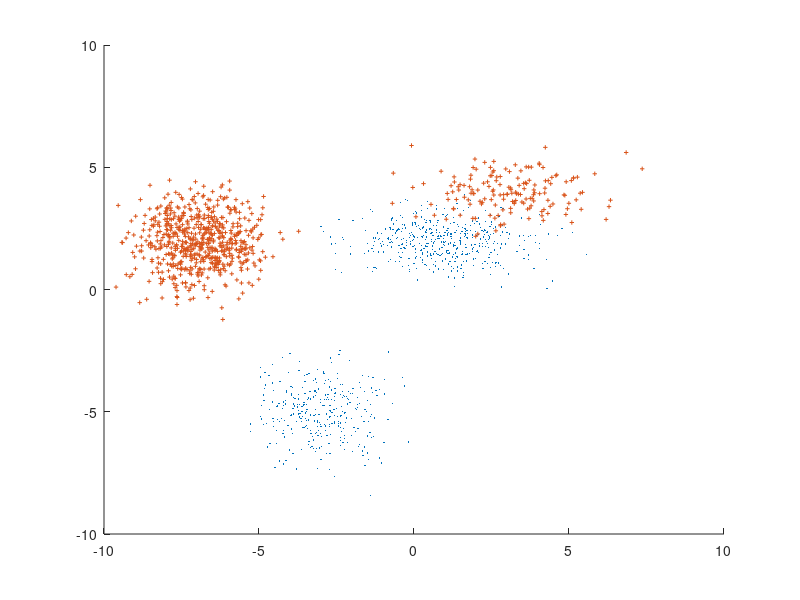

MATLAB code to generate this figure: (Note: this script raises an error after producing the figure.)
% First, generate data from a mixture of two bivariate Gaussian
% distributions using the mvnrnd function:
clear;

MU1 = [1 2; 3 4];
LAMBDA = [.6 .4; .2 .8];
SIGMA1 = [2 0; 0 .5];
MU2 = [-3 -5; -7 2];
SIGMA2 = [1 0; 0 1];

L = 1000;

X1 = [mvnrnd(MU1(1,:),SIGMA1,L*LAMBDA(1,1));mvnrnd(MU2(1,:),SIGMA2,L*LAMBDA(1,2))];
X2 = [mvnrnd(MU1(2,:),SIGMA1,L*LAMBDA(2,1));mvnrnd(MU2(2,:),SIGMA2,L*LAMBDA(2,2))];

perm = randperm(L);

X1 = X1(perm,:);
X2 = X2(perm,:);

idxtrain = 1:(L*.8);
idxtest = (L*.8+1):L;

x1train = X1(idxtrain,:);
x2train = X2(idxtrain,:);

x1test = X1(idxtest, :);
x2test =  X2(idxtest, :);
test = [x1test;x2test];

scatter(x1train(:,1),x1train(:,2),10,'.');
hold on;
scatter(x2train(:,1),x2train(:,2),10,'+');



% Next, fit a two-component Gaussian mixture model:
% options = statset('Display','final');
% obj1 = gmdistribution.fit(x1train,2,'Options',options);
% h1 = ezcontour(@(x,y)pdf(obj1,[x y]),[-8 6],[-8 6]);
% 
% obj2 = gmdistribution.fit(x2train,2,'Options',options);
% h2 = ezcontour(@(x,y)pdf(obj2,[x y]),[-8 6],[-8 6]);
% 
% 
% 
% P(:,1) = pdf(obj1,test);
% P(:,2) = pdf(obj2,test);
options = foptions();
mix1 = gmm(2,2,'diag');
mix1 = gmminit(mix1,x1train,options);
mix1 = gmmem(mix1,x1train,options);


mix2 = gmm(2,2,'diag');
mix2 = gmminit(mix2,x2train,options);
mix2 = gmmem(mix2,x2train,options);

P(:,1) = gmmprob(mix1, test);
P(:,2) = gmmprob(mix2, test);

[idx idx] = max(P,[],2);

gc1 = idx(1:end/2) == 1;
bc1 = idx(1:end/2) == 2;

gc2 = idx(end/2+1:end) == 2;
bc2 = idx(end/2+1:end) == 1;

figure();
hold on;

scatter(x1train(:,1),x1train(:,2),5,'black', '.');
scatter(x2train(:,1),x2train(:,2),5,'black', '.');

scatter(x1test(gc1,1),x1test(gc1,2),20,'green', 'o');
scatter(x1test(bc1,1),x1test(bc1,2),20,'red', 'o');

scatter(x2test(gc2,1),x2test(gc2,2),20,'blue', '+');
scatter(x2test(bc2,1),x2test(bc2,2),20,'magenta', '+');
hold off;


% gmmclassify([x1train;x2train],[ones(L*.8,1) ; ones(L*.8,1)*2], ...
%     test, [ones(L*.2,1) ; ones(L*.2,1)*2],2);
